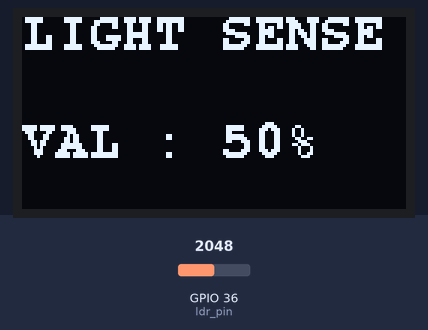
A sketch run on a simulated ESP32. Shown: 128×64 one-colour display. Inputs (shaded band) come from the test bench; at power-on: GPIO 36 (ldr_pin) = 2048.

Above: at 1.2 s.
1.3 s: GPIO 36 (ldr_pin) set to 2157
At 1.9 s:
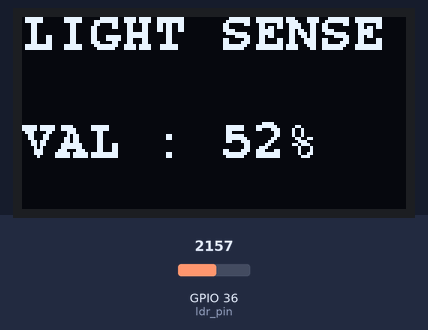
2.8 s: GPIO 36 (ldr_pin) set to 2047
At 4.0 s:
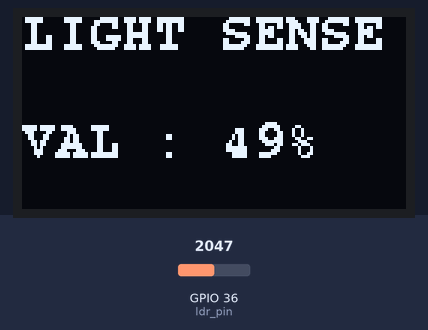
4.3 s: GPIO 36 (ldr_pin) set to 1228
At 5.5 s:
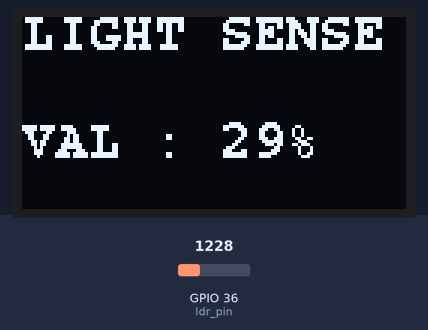
Timing chart, 0 to 7.3 s (numbered marks = the images above; inputs shaded):
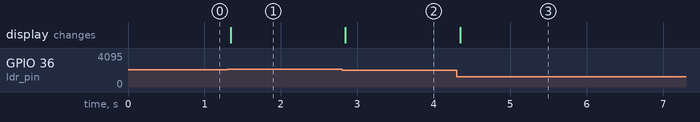

Measured:
- the behaviour switches between 2088 and 2089 on GPIO 36 (ldr_pin) (found by bisection; images 0 and 1)
- after the input at 1.3 s, the display: changes at once (image 1)
- after the input at 2.8 s, the display: changes at once (image 2)
- after the input at 4.3 s, the display: changes at once (image 3)

The sketch:

light_sensor.ino
```cpp
/*
 * Light Sensor demo
 * Konnect ESP32-Sigfox dev board
 *
 * @author https://www.warefab.com
*/
#include <Wire.h>
#include <Adafruit_GFX.h>
#include <Adafruit_SSD1306.h>
#include <fonts/FreeMonoBold9pt7b.h>

#define ldr_pin 36

#define SCREEN_WIDTH 128 // OLED display width, in pixels
#define SCREEN_HEIGHT 64 // OLED display height, in pixels

Adafruit_SSD1306 display(SCREEN_WIDTH, SCREEN_HEIGHT, &Wire, -1);


void setup() {
  Wire.begin();
  display.begin(SSD1306_SWITCHCAPVCC, 0x3c);
  display.setTextSize(1);
  display.setFont(&FreeMonoBold9pt7b);
}

void loop() {
  getAmbientLight();
  delay(10);
}

void getAmbientLight() {
  uint16_t ldr = 0;
  ldr = analogRead(ldr_pin);

  ldr = map(ldr, 0, 4095, 0, 100);

  display.setCursor(0, 10);
  display.clearDisplay();
  display.setTextColor(WHITE);
  display.println("LIGHT SENSE");
  display.println();
  display.print("VAL : ");
  display.print(ldr);
  display.print("%");
  display.display();
}
```
